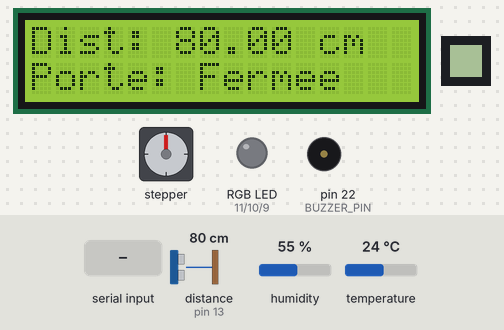
The sketch below on a simulated Arduino Mega 2560, built with avr-gcc and run on an emulated ATmega2560. On the bench: 16×2 character LCD, 8×8 one-colour display, stepper motor, an RGB LED mixed from three pins (HIGH = lit), buzzer (waves = sounding, pin HIGH). Inputs (shaded band) come from the test bench; at power-on: distance to the obstacle (sensor on pin 13) 80 cm, humidity 55 %, temperature 24 °C. The echo pulse lasts 58.3 µs per cm; WiFi joins after 1.5 s; servers stay silent unless stated; no MQTT or app messages arrive unless stated; stepper angles assume 2048 steps per turn; what the sketch prints to the serial monitor is not drawn.

Above: at 4.8 s.
4.9 s: distance to the obstacle (sensor on pin 13) set to 22 cm
At 6.4 s:
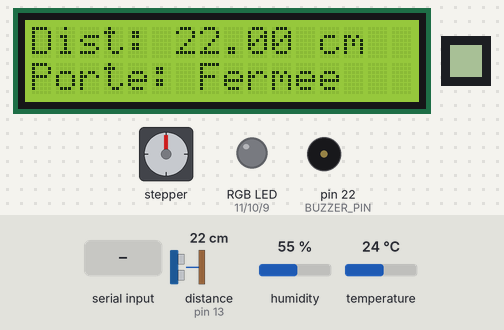
7.2 s: distance to the obstacle (sensor on pin 13) set to 17 cm
At 8.21 s:
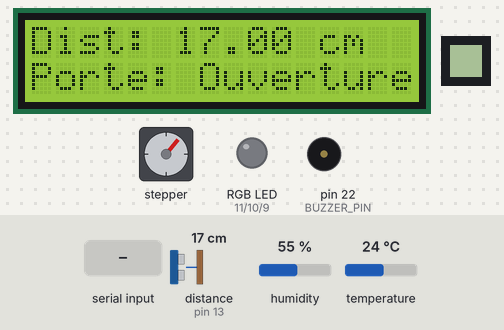
8.9 s: "etd/26/color\n" received over Serial
At 9.8 s:
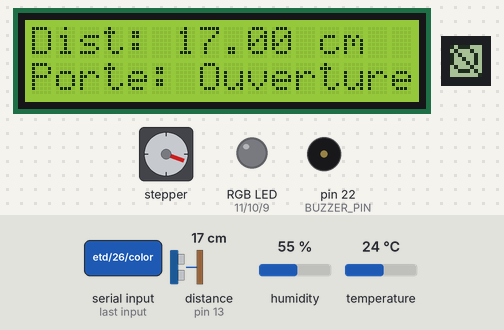
14.0 s: distance to the obstacle (sensor on pin 13) set to 27 cm
At 15.8 s:
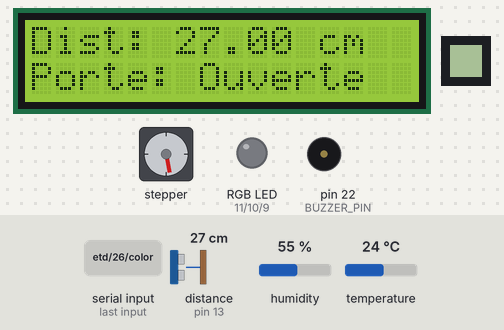
16.4 s: distance to the obstacle (sensor on pin 13) set to 34 cm
At 18.07 s:
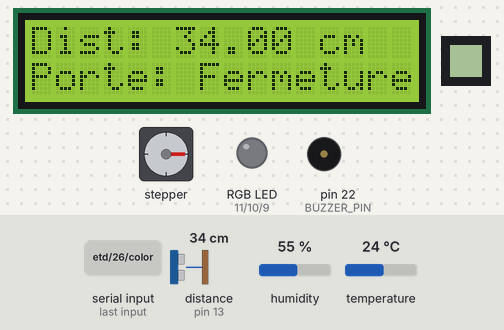
19.3 s: "g_dist\n" received over Serial
At 20.1 s:
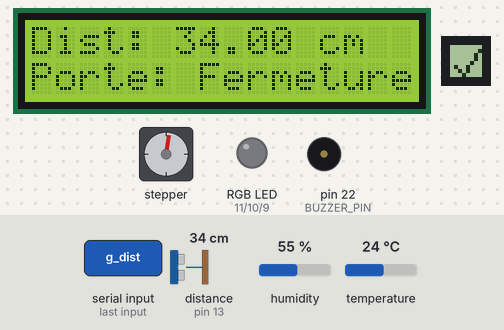
Timing chart, 0 to 24.0 s (numbered marks = the images above; inputs shaded):
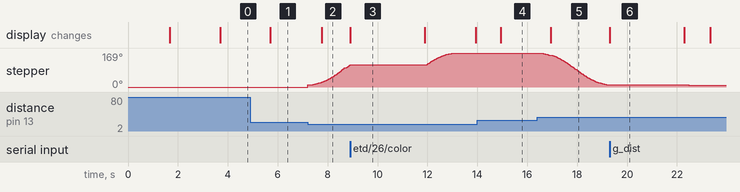

The sketch:

maison_IntelligenteMQTT.ino
```cpp
#pragma region Librairies et définitions
#include <LCD_I2C.h>
#include <HCSR04.h>
#include <U8g2lib.h>
#include <WiFiEspAT.h>
#include <PubSubClient.h>
#include <DHT.h>
#include "Alarm.h"
#include "PorteAutomatique.h"

#define HAS_SECRETS 0
#if HAS_SECRETS
#include "arduino_secrets.h"
const char ssid[] = SECRET_SSID;
const char pass[] = SECRET_PASS;
#else
const char ssid[] = "TechniquesInformatique-Etudiant";
const char pass[] = "shawi123";
#endif

#define TRIGGER_PIN 12
#define ECHO_PIN 13
#define BUZZER_PIN 22
#define RED_PIN 11
#define GREEN_PIN 10
#define BLUE_PIN 9

#define IN_1 41
#define IN_2 37
#define IN_3 35
#define IN_4 39

#define CLK_PIN 29
#define DIN_PIN 25
#define CS_PIN 27

#define DHT_PIN 7
#define DHT_TYPE DHT11

#define MQTT_PORT 1883
#define MQTT_USER "etdshawi"
#define MQTT_PASS "shawi123"
#define DEVICE_NAME "2409626"
const char* mqttServer = "216.128.180.194";

WiFiClient wifiClient;
PubSubClient client(wifiClient);
#pragma endregion

#pragma region Objets globaux
float distance = 0;
unsigned long currentTime = 0;
char lcdBuff[2][16];
bool debug = true;
bool wifiOk = false;
bool mqttOk = false;

LCD_I2C lcd(0x27, 16, 2);
HCSR04 hc(TRIGGER_PIN, ECHO_PIN);
U8G2_MAX7219_8X8_F_4W_SW_SPI u8g2(U8G2_R0, CLK_PIN, DIN_PIN, CS_PIN, U8X8_PIN_NONE, U8X8_PIN_NONE);
DHT dht(DHT_PIN, DHT_TYPE);

Alarm alarm(RED_PIN, GREEN_PIN, BLUE_PIN, BUZZER_PIN, &distance);
PorteAutomatique porte(IN_1, IN_2, IN_3, IN_4, distance);
#pragma endregion

#pragma region Fonctions WiFi
void wifiInit() {
  Serial1.begin(115200);
  WiFi.init(&Serial1);

  int status = WiFi.begin(ssid, pass);
  if (status != WL_CONNECTED) {
    Serial.println(" Échec WiFi, tentative de reconnexion...");
    while (WiFi.status() != WL_CONNECTED) {
      delay(1000);
      Serial.print(".");
    }
  }
  wifiOk = true;
  Serial.println("\nConnecté au réseau WiFi.");
}
#pragma endregion

#pragma region MQTT couleur et motor
void mqttEvent(char* topic, byte* payload, unsigned int length) {
  char message[length + 1];
  memcpy(message, payload, length);
  message[length] = '\0';

  if (strcmp(topic, "etd/26/color") == 0) {
    String msgStr = String(message);
    int idx = msgStr.indexOf('#');
    String hexColor = msgStr.substring(idx + 1, idx + 7);
    if (hexColor.length() != 6) {
      if (debug) Serial.println("Erreur : Couleur hexadécimale invalide.");
      return;
    }
    long hex = strtol(hexColor.c_str(), NULL, 16);
    int r = hex >> 16, g = (hex >> 8) & 0xFF, b = hex & 0xFF;
    alarm.setColourA(r, g, b);
    if (debug) Serial.println("Couleur RGB mise à jour via MQTT.");
  }else if (strcmp(topic, "etd/26/motor") == 0) {
  String messageStr = String((char*)message);
  int position = messageStr.indexOf(":");
  Serial.println(messageStr[position + 1]);
  if (messageStr[position + 1] == '1') {
    Serial.println("Tata");
    porte.activer();
    if (debug) Serial.println(" Moteur activé via MQTT.");
  } else if (messageStr[position + 1] == '0') {
    porte.desactiver();
    if (debug) Serial.println(" Moteur desactivé via MQTT.");
  }

}

  // else if (strcmp(topic, "etd/26/motor") == 0) {
  //   if (message[0] == '1') porte.activer();
  //   else porte.desactiver();
  //   if (debug) Serial.println("Commande moteur reçue via MQTT.");
  // }
}

bool reconnect() {
  bool success = client.connect(DEVICE_NAME, MQTT_USER, MQTT_PASS);
  if (success) {
    mqttOk = true;
    if (debug) Serial.println(" Reconnexion MQTT réussie");
    client.subscribe("etd/26/color");
    client.subscribe("etd/26/motor");
  } else {
    if (debug) Serial.println(" Reconnexion MQTT échouée");
  }
  return success;
}
#pragma endregion

#pragma region Fonctions principales
void setup() {
  Serial.begin(115200);
  lcd.begin(); lcd.backlight();
  u8g2.begin(); u8g2.setFont(u8g2_font_4x6_tr); u8g2.setContrast(5);
  dht.begin();

  wifiInit();
  client.setServer(mqttServer, MQTT_PORT);
  client.setCallback(mqttEvent);
  if (!client.connect(DEVICE_NAME, MQTT_USER, MQTT_PASS)) {
    Serial.println("Échec MQTT");
  } else {
    mqttOk = true;
    Serial.println(" Connecté au serveur MQTT");
    client.subscribe("etd/26/color");
    client.subscribe("etd/26/motor");
  }

  porte.setAngleFerme(10);
  porte.setAngleOuvert(170);
  porte.setDistanceOuverture(20);
  porte.setDistanceFermeture(30);

  alarm.setColourA(255, 0, 0);
  alarm.setColourB(0, 0, 255);
  alarm.setDistance(15);
  alarm.setTimeout(3000);
  alarm.setVariationTiming(150);
  alarm.turnOn();

  lcd.setCursor(0, 0); lcd.print("2409626");
  lcd.setCursor(0, 1); lcd.print("Labo final");
  delay(2000); lcd.clear();
}
#pragma endregion

#pragma region Loop
void loop() {
  currentTime = millis();
  client.loop();

  updateDistance();
  porte.update();
  alarm.update();
  afficherLCD();
// afficherMatrice();
  periodicTask();
  periodicTaskLCD();
  serialEventTask();

  if (debug && (!wifiOk || !mqttOk)) {
    Serial.println("⏳ En attente de connexion WiFi/MQTT...");
  }
}
#pragma endregion

#pragma region lecture distance
void updateDistance() {
  static unsigned long last = 0;
  if (tempsEcoule(last, 50)) {
    float d = hc.dist();
    if (d > 0) distance = d;
  }
}

void afficherLCD() {
  static unsigned long last = 0;
  if (tempsEcoule(last, 1000)) {
    lcd.setCursor(0, 0);
    lcd.print("Dist: ");
    lcd.print(distance);
    lcd.print(" cm   ");

    lcd.setCursor(0, 1);
    lcd.print("Porte: ");
    lcd.print(porte.getEtatTexte());
    lcd.print("     ");
  }
}

void afficherMatrice() {
  static unsigned long last = 0;
  if (!tempsEcoule(last, 3000)) return;

  u8g2.clearBuffer();
  u8g2.drawLine(1, 5, 3, 7);
  u8g2.drawLine(3, 7, 7, 1);
  u8g2.sendBuffer();
}
#pragma endregion

#pragma region MQTT Periodic
void periodicTask() {
  static unsigned long last = 0;
  if (!tempsEcoule(last, 2500)) return;

  float temp = dht.readTemperature();
  float hum = dht.readHumidity();

  char payload[256], dStr[6], tStr[6], hStr[6], aStr[6];
  dtostrf(distance, 4, 1, dStr);
  dtostrf(temp, 4, 1, tStr);
  dtostrf(hum, 4, 1, hStr);
  dtostrf(porte.getAngle(), 4, 1, aStr);

  sprintf(payload,
    "{\"number\":\"2409626\",\"name\":\"Rio\",\"uptime\":%lu,"
    "\"dist\":%s,\"angle\":%s,\"temp\":%s,\"hum\":%s}",
    millis() / 1000, dStr, aStr, tStr, hStr);

  if (!client.publish("etd/26/data", payload)) {
    reconnect();
  } else if (debug) {
    Serial.println("MQTT : données envoyées");
    Serial.println(payload);
  }
}

#pragma endregion

#pragma region Commandes série
String tampon = "";

void serialEventTask() {
  while (Serial.available()) {
    char c = Serial.read();
    if (c == '\n') {
      tampon.trim();
      handleCommand(tampon);
      tampon = "";
    } else {
      tampon += c;
    }
  }
}
void afficherMatriceTemporaire(String texte, unsigned long duree = 2000);

void handleCommand(String cmd) {
  cmd.trim(); cmd.toLowerCase();

  if (cmd == "g_dist") {
    Serial.println(distance);
    afficherCheck();
  } else if (cmd.startsWith("cfg;alm;")) {
    int val = cmd.substring(8).toInt();
    if (val > 0) {
      alarm.setDistance(val);
      afficherCheck();
    } else {
      afficherErreur();
    }
  } else if (cmd.startsWith("cfg;lim_inf;")) {
    int val = cmd.substring(12).toInt();
    if (val >= porte.getDistanceFermeture()) {
      Serial.println(" Erreur – Limite inf >= sup");
      afficherErreurLimite();
    } else {
      porte.setDistanceOuverture(val);
      afficherCheck();
    }
  } else if (cmd.startsWith("cfg;lim_sup;")) {
    int val = cmd.substring(12).toInt();
    if (val <= porte.getDistanceOuverture()) {
      Serial.println(" Erreur – Limite sup <= inf");
      afficherErreurLimite();
    } else {
      porte.setDistanceFermeture(val);
      afficherCheck();
    }
  } else if (cmd == "turn_on") {
    alarm.turnOn();
    afficherCheck();
  } else if (cmd == "turn_off") {
    alarm.turnOff();
    afficherCheck();
  } else if (cmd == "ouvrir") {
    porte.activer();
    distance = 0;
    afficherCheck();
  } else if (cmd == "fermer") {
    porte.activer();
    distance = 100;
    afficherCheck();
  } else {
    Serial.println("Commande inconnue");
    afficherErreur();
  }
}


void periodicTaskLCD() {
  static unsigned long last = 0;
  static String lastL1 = "";
  static String lastL2 = "";

  if (!tempsEcoule(last, 1100)) return;

  String l1 = String("Dist: ") + String(distance) + "cm";
  String l2 = String("Porte: ") + porte.getEtatTexte();

  if (l1 != lastL1 || l2 != lastL2) {
    lastL1 = l1;
    lastL2 = l2;

    char message[200];
    sprintf(message, "{\"line1\":\"%s\", \"line2\":\"%s\"}", l1.c_str(), l2.c_str());
    if (!client.publish("etd/26/data", message)) {
      reconnect();
    } else if (debug) {
      Serial.println("MQTT : LCD envoyé");
      Serial.println(message);
    }
  }
}
#pragma endregion

#pragma region temps ecoule
bool tempsEcoule(unsigned long& dernier, unsigned long intervalle) {
  if (millis() - dernier >= intervalle) {
    dernier = millis();
    return true;
  }
  return false;
}
#pragma endregion
#pragma region Affichage temporaire matrice

void afficherMatriceTemporaire(String texte, unsigned long duree = 2000) {
  static unsigned long debutAffichage = 0;
  static bool enCours = false;

  if (!enCours) {
    u8g2.clearBuffer();
    u8g2.drawStr(0, 7, texte.c_str());
    u8g2.sendBuffer();
    debutAffichage = millis();
    enCours = true;
  }

  if (enCours && millis() - debutAffichage > duree) {
    u8g2.clear();
    enCours = false;
  }
}

#pragma endregion

void afficherCheck() {
  u8g2.clearBuffer();
  u8g2.drawLine(1, 5, 3, 7);
  u8g2.drawLine(3, 7, 7, 1);

  u8g2.sendBuffer();
  delay(3000);
  u8g2.clear();
}

void afficherErreur() {
  u8g2.clearBuffer();
 u8g2.drawCircle(3, 3, 3);
  u8g2.drawLine(0, 0, 7, 7);

  u8g2.sendBuffer();
  delay(3000);
  u8g2.clear();
}

void afficherErreurLimite() {
  u8g2.clearBuffer();
  u8g2.drawLine(7, 7, 0, 0);
   u8g2.drawLine(0, 7, 7, 0);

  u8g2.sendBuffer();
  delay(3000);
  u8g2.clear();
}
```

Alarm.h
```cpp
// Fichier : Alarm.h

#pragma once

// États possibles de l’alarme
enum AlarmState {
  OFF,
  WATCHING,
  ON,
  TESTING
};

class Alarm {
public:
  // Constructeur
  // rPin, gPin, bPin : broches pour la DEL RGB
  // buzzerPin : broche du buzzer
  // distancePtr : pointeur vers la variable de distance partagée
  Alarm(int rPin, int gPin, int bPin, int buzzerPin, float* distancePtr);

  // Doit être appelée continuellement dans loop()
  void update();

  // Régle les deux couleurs du gyrophare
  void setColourA(int r, int g, int b);
  void setColourB(int r, int g, int b);

  // Régle la fréquence de variation du gyrophare (en ms)
  void setVariationTiming(unsigned long ms);

  // Régle la distance de déclenchement (en cm)
  void setDistance(float d);
  float getDistance() const;  // Accès à la distance configurée

  // Régle le délai avant extinction après éloignement (en ms)
  void setTimeout(unsigned long ms);
  unsigned long getTimeout() const;  // Accès au délai actuel

  // Allume/éteint manuellement
  void turnOff();
  void turnOn();

  // Déclenche un test de 3 secondes
  void test();

  // Retourne l’état actuel de l’alarme
  AlarmState getState() const;

private:
  // --- Broches matérielles ---
  int _rPin, _gPin, _bPin, _buzzerPin;

  // --- Couleurs du gyrophare ---
  int _colA[3];                // Couleur A
  int _colB[3];                // Couleur B
  bool _currentColor = false;  // false = A, true = B

  // --- Références et seuils ---
  float* _distance;               // Référence vers la distance externe
  float _distanceTrigger = 10.0;  // Seuil de déclenchement

  // --- Temporisations ---
  unsigned long _currentTime = 0;
  unsigned long _variationRate = 500;  // Intervalle entre A/B
  unsigned long _timeoutDelay = 3000;  // Délai après éloignement
  unsigned long _lastUpdate = 0;
  unsigned long _lastDetectedTime = 0;
  unsigned long _testStartTime = 0;

  // --- État actuel ---
  AlarmState _state = OFF;

  // --- Indicateurs de transition ---
  bool _turnOnFlag = false;
  bool _turnOffFlag = false;

  // --- Méthodes internes ---
  void _setRGB(int r, int g, int b);  // Applique une couleur à la DEL
  void _turnOff();                    // Éteint DEL et buzzer

  // --- Méthodes de gestion d’état ---
  void _offState();
  void _watchState();
  void _onState();
  void _testingState();
};
```

Alarme.cpp
```cpp
#include "Alarm.h"
#include <Arduino.h>

Alarm::Alarm(int rPin, int gPin, int bPin, int buzzerPin, float* distancePtr) {
  _rPin = rPin;
  _gPin = gPin;
  _bPin = bPin;
  _buzzerPin = buzzerPin;
  _distance = distancePtr;

  pinMode(_rPin, OUTPUT);
  pinMode(_gPin, OUTPUT);
  pinMode(_bPin, OUTPUT);
  pinMode(_buzzerPin, OUTPUT);
}

void Alarm::update() {
  _currentTime = millis();

  switch (_state) {
    case OFF: _offState(); break;
    case WATCHING: _watchState(); break;
    case ON: _onState(); break;
    case TESTING: _testingState(); break;
  }

  if (_turnOnFlag) {
    _turnOnFlag = false;
    _state = ON;
  }
  if (_turnOffFlag) {
    _turnOffFlag = false;
    _state = OFF;
  }
}

void Alarm::setColourA(int r, int g, int b) {
  _colA[0] = r;
  _colA[1] = g;
  _colA[2] = b;
}
void Alarm::setColourB(int r, int g, int b) {
  _colB[0] = r;
  _colB[1] = g;
  _colB[2] = b;
}
void Alarm::setVariationTiming(unsigned long ms) {
  _variationRate = ms;
}
void Alarm::setDistance(float d) {
  _distanceTrigger = d;
}
void Alarm::setTimeout(unsigned long ms) {
  _timeoutDelay = ms;
}
void Alarm::turnOff() {
  _turnOffFlag = true;
}
void Alarm::turnOn() {
  _turnOnFlag = true;
  // SL
}
void Alarm::test() {
  _testStartTime = millis();
  _state = TESTING;
}
AlarmState Alarm::getState() const {
  return _state;
}

void Alarm::_setRGB(int r, int g, int b) {
  // Si ta LED est cathode commune (LOW = ON), on inverse rien
  analogWrite(_rPin, r);
  analogWrite(_gPin, g);
  analogWrite(_bPin, b);
}


void Alarm::_turnOff() {
  analogWrite(_rPin, 0);
  analogWrite(_gPin, 0);
  analogWrite(_bPin, 0);
  digitalWrite(_buzzerPin, LOW);
}

void Alarm::_offState() {
  turnOn();
  if (_turnOnFlag) {
    _turnOnFlag = false;

    _state = WATCHING;
  }
}
void Alarm::_watchState() {
  if (*_distance <= _distanceTrigger) {
    _lastDetectedTime = _currentTime;
    _state = ON;
  } else {
    _state = OFF;
    _turnOff();
    turnOff();
  }
}
void Alarm::_onState() {
  digitalWrite(_buzzerPin, HIGH);
  if (_currentTime - _lastUpdate >= _variationRate) {
    int* col =  _currentColor ? _colA : _colB;
    _setRGB(col[0], col[1], col[2]);
    _currentColor = !_currentColor;
    _lastUpdate = _currentTime;
  }
  if (*_distance > _distanceTrigger) {
    if(_currentTime - _lastDetectedTime >= _timeoutDelay){
      _lastDetectedTime = _currentTime;
      _state = WATCHING;
    }
  }
  else{
    _lastDetectedTime = _currentTime;
  }

}
void Alarm::_testingState() {
  digitalWrite(_buzzerPin, HIGH);
  _setRGB(255, 255, 255);
  if (_currentTime - _testStartTime >= 3000) {
    _state = OFF;
  }
}
```

PorteAutomatique.cpp
```cpp
#include "PorteAutomatique.h"
#include <Arduino.h>

#define MOTOR_INTERFACE_TYPE AccelStepper::FULL4WIRE

PorteAutomatique::PorteAutomatique(int p1, int p2, int p3, int p4, float& distanceRef)
  : _stepper(MOTOR_INTERFACE_TYPE, p1, p3, p2, p4), _distance(distanceRef) {

  _stepper.setMaxSpeed(1000);
  _stepper.setAcceleration(500);

  _stepper.setCurrentPosition(_angleEnSteps(_angleFerme));
  _stepper.moveTo(_angleEnSteps(_angleFerme));
  _stepper.enableOutputs();
  setAngleFerme(10);
  setAngleOuvert(170);
  setPasParTour(2048);
  _actif = true;
}


void PorteAutomatique::update() {
  _currentTime = millis();
  if (!_actif) return;

  _mettreAJourEtat();

  switch (_etat) {
    case FERMEE: _fermeState(); break;
    case OUVERTE: _ouvertState(); break;
    case EN_OUVERTURE: _ouvertureState(); break;
    case EN_FERMETURE: _fermetureState(); break;
  }

  _stepper.run();
}

// Configuration des angles
void PorteAutomatique::setAngleOuvert(float angle) {
  _angleOuvert = angle;
}

void PorteAutomatique::setAngleFerme(float angle) {
  _angleFerme = angle;
}

// Gestion des distances
void PorteAutomatique::setDistanceOuverture(float distance) {
  _distanceOuverture = distance;
}

float PorteAutomatique::getDistanceOuverture() {
  return _distanceOuverture;
}

void PorteAutomatique::setDistanceFermeture(float distance) {
  _distanceFermeture = distance;
}

float PorteAutomatique::getDistanceFermeture() {
  return _distanceFermeture;
}

// Nombre de pas par tour
void PorteAutomatique::setPasParTour(int steps) {
  _stepsPerRev = steps;
}

float PorteAutomatique::getAngle() const {
  return (_stepper.currentPosition() * 360.0) / _stepsPerRev;
}

const char* PorteAutomatique::getEtatTexte() const {
  switch (_etat) {
    case FERMEE: return "Fermee";
    case OUVERTE: return "Ouverte";
    case EN_OUVERTURE: return "Ouverture...";
    case EN_FERMETURE: return "Fermeture...";
    default: return "Inconnu";
  }
}

void PorteAutomatique::_fermeState() {
  _stepper.disableOutputs();
}

void PorteAutomatique::_ouvertState() {
  _stepper.disableOutputs();
}

void PorteAutomatique::_ouvertureState() {
  if (!_stepper.isRunning()) {
    _etat = OUVERTE;
  }
}

void PorteAutomatique::_fermetureState() {
  if (!_stepper.isRunning()) {
    _etat = FERMEE;
  }
}

void PorteAutomatique::_mettreAJourEtat() {
  if (_etat == FERMEE && _distance < _distanceOuverture && _distance > 0) {
    _etat = EN_OUVERTURE;
    _ouvrir();
  } else if (_etat == OUVERTE && _distance > _distanceFermeture) {
    _etat = EN_FERMETURE;
    _fermer();
  }
}

void PorteAutomatique::_ouvrir() {
  _stepper.enableOutputs();
  _stepper.moveTo(_angleEnSteps(_angleOuvert));
}

void PorteAutomatique::_fermer() {
  _stepper.enableOutputs();
  _stepper.moveTo(_angleEnSteps(_angleFerme));
}

long PorteAutomatique::_angleEnSteps(float angle) const {
  return (long)((_stepsPerRev * angle) / 360.0);
}

void PorteAutomatique::activer() {
  _actif = true;
}

void PorteAutomatique::desactiver() {
  _actif = false;
}

bool PorteAutomatique::estActive() {
  return _actif;
}
```

Source omitted: porteAutomatique.h (1310 bytes)

Measured:
- the behaviour switches between 20 and 19 cm on distance to the obstacle (sensor on pin 13) (found by bisection; images 1 and 2)
- the behaviour switches between 30 and 31 cm on distance to the obstacle (sensor on pin 13) (found by bisection; images 4 and 5)
- after the input at 4.9 s, the display: changes after 0.81 s (image 1)
- after the input at 7.2 s, stepper: keeps turning clockwise at about 65°/s, starting at once; the display: changes after 0.56 s (image 2)
- after the input at 8.9 s, the display: changes at once (image 3)
- after the input at 14.0 s, the display: changes after 0.94 s (image 4)
- after the input at 16.4 s, stepper: keeps turning counter-clockwise at about 58°/s, starting after 0.14 s; the display: changes after 0.54 s (image 5)
- after the input at 19.3 s, the display: changes at once (image 6)
